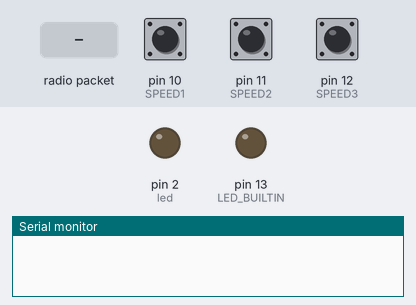
Recording of a sketch running on a simulated Arduino Uno, built with avr-gcc and run on an emulated ATmega328P. Shown: output pins drawn as LEDs (lit = HIGH), the last lines printed to the serial monitor. The test bench sets the inputs (shaded band); at power-on: pin 10 (SPEED1) HIGH, pin 11 (SPEED2) HIGH, pin 12 (SPEED3) HIGH. No radio packets arrive unless stated; pins used as bus, display or sensor lines are not drawn.

Above: at 1.3 s.
1.4 s: radio packet "1" arrives
At 1.9 s:
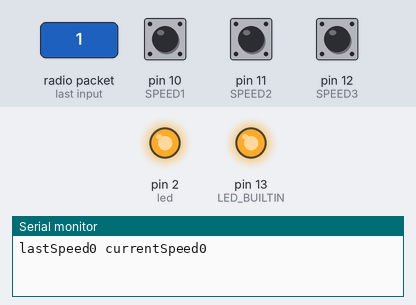
Timing chart, 0 to 4.4 s (numbered marks = the images above; inputs shaded):
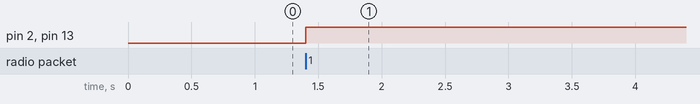

Measured:
- after the input at 1.4 s, pin 2 (led), pin 13 (LED_BUILTIN): LOW → HIGH at once

The sketch:

rf95_server.ino
```cpp
#include <SPI.h>
#include <RH_RF95.h>

#define NUM_STEPS 15
#define T1 90 //Lo recibe y multiplcia por 10; 90 => 900ms
#define T_UMBRAL 20 //200ms
#define UMBRAL 40

#define REQUEST_ID 0x21
#define RESPONSE_ID 0x22

#define OUT_SPEED1  50
#define OUT_SPEED2  65
#define OUT_SPEED3  85

#define SPEED1 10
#define SPEED2 11
#define SPEED3 12
// for feather32u4
#define RFM95_CS 8
#define RFM95_RST 4
#define RFM95_INT 7

#define RF95_FREQ 915.0

RH_RF95 rf95(RFM95_CS, RFM95_INT);

// Need this on Arduino Zero with SerialUSB port (eg RocketScream Mini Ultra Pro)
//#define Serial SerialUSB
#define RF95_FREQ 915.0
int led = 2;//;
uint8_t currentSpeed = 0;
uint8_t lastCurrentSpeed = 0;

// Dont put this on the stack:
uint8_t buf[RH_RF95_MAX_MESSAGE_LEN];

void setup()
{
  pinMode(RFM95_RST, OUTPUT);
  digitalWrite(RFM95_RST, HIGH);
  delay(100);
  // manual reset
  digitalWrite(RFM95_RST, LOW);
  delay(10);
  digitalWrite(RFM95_RST, HIGH);
  delay(10);
  pinMode(RFM95_RST, OUTPUT);
  digitalWrite(RFM95_RST, HIGH);
  pinMode(led, OUTPUT);
  pinMode(LED_BUILTIN, OUTPUT);
  pinMode(SPEED1, INPUT_PULLUP);
  pinMode(SPEED2, INPUT_PULLUP);
  pinMode(SPEED3, INPUT_PULLUP);

  Serial.begin(9600);
  //while (!Serial);

  while (!rf95.init()) {
    while (!Serial);
    Serial.println(F("LoRa radio init failed"));
    while (1);
  }
  //  Serial.println(F("LoRa radio init OK!"));

  // Defaults after init are 434.0MHz, modulation GFSK_Rb250Fd250, +13dbM
  if (!rf95.setFrequency(RF95_FREQ)) {
    while (!Serial);
    Serial.println(F("setFrequency failed"));
    while (1);
  }
  //  Serial.print(F("Set Freq to: ")); Serial.println(RF95_FREQ);

  // Defaults after init are 434.0MHz, 13dBm, Bw = 125 kHz, Cr = 4/5, Sf = 128chips/symbol, CRC on

  // The default transmitter power is 13dBm, using PA_BOOST.
  // If you are using RFM95/96/97/98 modules which uses the PA_BOOST transmitter pin, then
  // you can set transmitter powers from 5 to 23 dBm:
  rf95.setTxPower(23, false);
}

void loop()
{
  readSpeed();
  if (rf95.available())
  {
    readSpeed();
    Serial.print("lastSpeed" + String(lastCurrentSpeed) + " ");
    Serial.println("currentSpeed" + String(currentSpeed));
    // Should be a message for us now
    uint8_t buf[RH_RF95_MAX_MESSAGE_LEN];
    uint8_t len = sizeof(buf);
    if (rf95.recv(buf, &len))
    {
      digitalWrite(led, HIGH);
      digitalWrite(LED_BUILTIN, HIGH);
      if (len && buf[0] == REQUEST_ID) {
        //      RH_RF95::printBuffer("request: ", buf, len);
        Serial.print("got request: ");
        Serial.println((char*)buf);
        //      Serial.print("RSSI: ");
        //      Serial.println(rf95.lastRssi(), DEC);

        // Send a reply
        uint8_t data[] = {RESPONSE_ID, lastCurrentSpeed, currentSpeed, NUM_STEPS, T1, T_UMBRAL, UMBRAL};
        rf95.send(data, sizeof(data));
        rf95.waitPacketSent();
        Serial.println("Sent a reply");
        digitalWrite(led, LOW);
        digitalWrite(LED_BUILTIN, LOW);
      }
    }
    else
    {
      digitalWrite(led, HIGH);
      Serial.println("recv failed");
    }
    lastCurrentSpeed = currentSpeed;
  }

}
```

speed_select.ino
```cpp
unsigned long t_start = 0;
uint8_t last_speed = 0;

uint8_t readSwitch() {
  byte out = 0;
  bitWrite(out, 0, !digitalRead(SPEED1));
  bitWrite(out, 1, !digitalRead(SPEED2));
  bitWrite(out, 2, !digitalRead(SPEED3));
  return out;
}

uint8_t getCurrentSpeed(int speed) {
  switch (speed) {
    case 0b001: return OUT_SPEED1;
    case 0b010: return OUT_SPEED2;
    case 0b100: return OUT_SPEED3;
    default: return currentSpeed;
  }
}

uint8_t readSpeed() {
  uint8_t speed = readSwitch();
  currentSpeed = getCurrentSpeed(speed);
  if (speed == 0 && last_speed == 0) {
    if (t_start == 0) {
      t_start = millis();
    }
    if (t_start > 0 && (millis() - t_start) >= 1500) {
      t_start = 0;
      currentSpeed = 0;
    }
  } else {
    currentSpeed = getCurrentSpeed(speed);
    if (currentSpeed && last_speed > 0 && t_start > 0) t_start = 0;
  }
  last_speed = speed;
}
```
